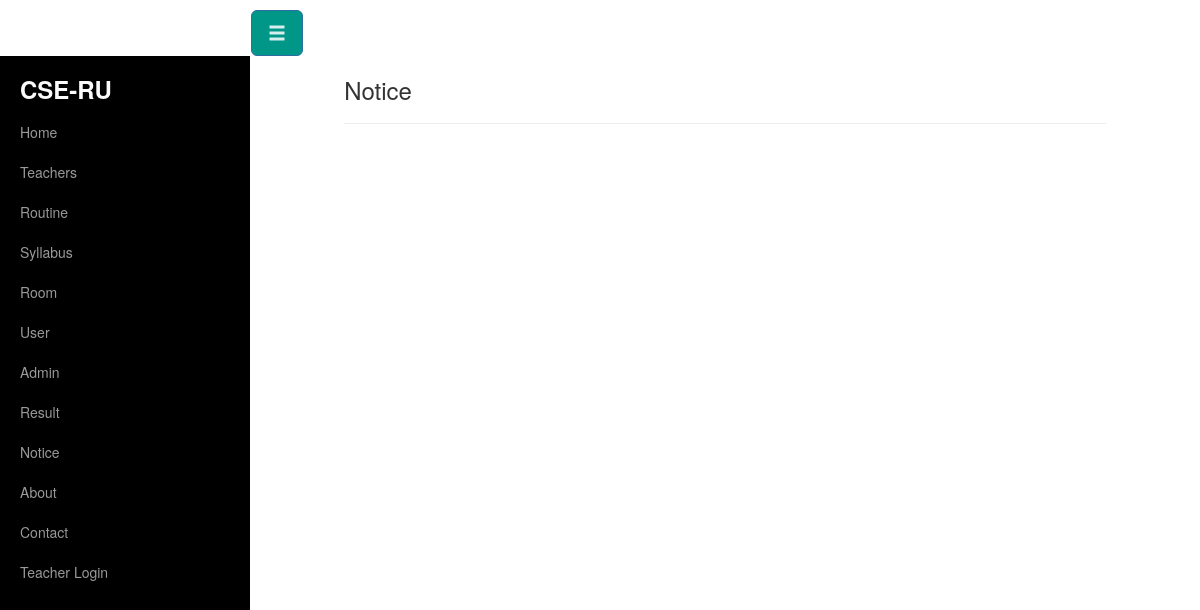
/notice.php, run on an earlier commit of the app's database.
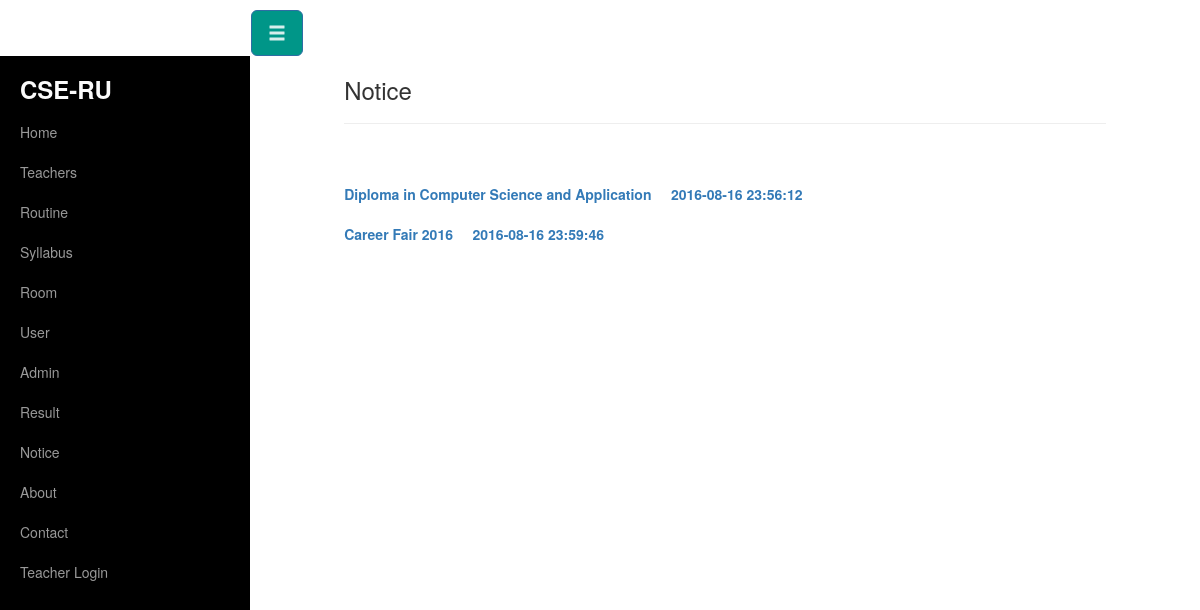
And on a later commit of the database.
### tables this page shows
CREATE TABLE IF NOT EXISTS `notice` (
  `id` int(11) NOT NULL AUTO_INCREMENT,
  `title` text NOT NULL,
  `message` text NOT NULL,
  `time` timestamp NOT NULL DEFAULT CURRENT_TIMESTAMP ON UPDATE CURRENT_TIMESTAMP,
  PRIMARY KEY (`id`)
);

### notice.php (the view, shortened to what this page needs)
<?php
require_once 'header.php';
require_once 'db_con.php';
?>
<div class="container-fluid">
	<div class="row" id="wrapper">
	<?php require_once'menubar.php';?>
	<div class="col-sm-10 col-sm-offset-1">
		<h3>Notice</h3>
		<hr>
<?php
$get=mysqli_query($conn,"select * from notice");
foreach ($get as $key ) {
?>
<br/><br/>
<b><a href="notice_details.php?id=<?php echo $key['id']?>">
<?php echo $key['title'].'&nbsp' .'&nbsp' .'&nbsp' .'&nbsp' . '&nbsp'.$key['time'];?></a></b>
<?php
}
?>
</div>
</div>
</div>

What changed in the data, as far as the page shows it:
added notice: title "Diploma in Computer Science and Application", time "2016-08-16 23:56:12"
added notice: title "Career Fair 2016", time "2016-08-16 23:59:46"
